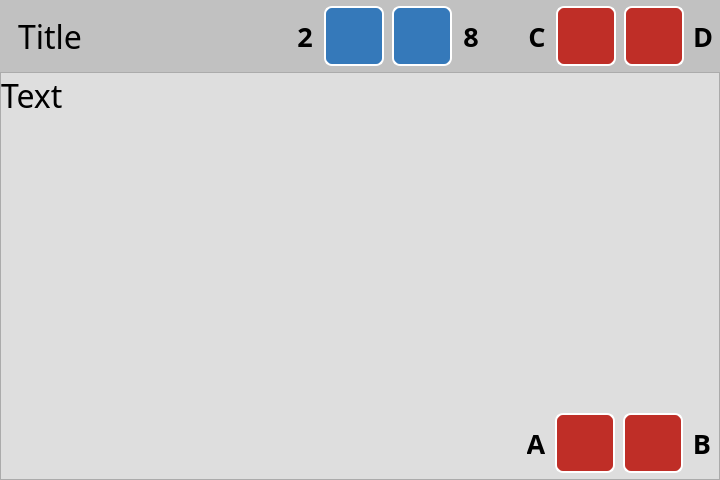
<?xml version="1.0" encoding="UTF-8"?>
<ui version="4.0">
 <class>Form</class>
 <widget class="QWidget" name="Form">
  <property name="geometry">
   <rect>
    <x>0</x>
    <y>0</y>
    <width>720</width>
    <height>480</height>
   </rect>
  </property>
  <property name="maximumSize">
   <size>
    <width>16777215</width>
    <height>16777215</height>
   </size>
  </property>
  <property name="windowTitle">
   <string>Form</string>
  </property>
  <property name="styleSheet">
   <string notr="true">background-color:#DEDEDE;</string>
  </property>
  <layout class="QHBoxLayout" name="horizontalLayout">
   <property name="spacing">
    <number>0</number>
   </property>
   <property name="leftMargin">
    <number>0</number>
   </property>
   <property name="topMargin">
    <number>0</number>
   </property>
   <property name="rightMargin">
    <number>0</number>
   </property>
   <property name="bottomMargin">
    <number>0</number>
   </property>
   <item>
    <widget class="QFrame" name="frame">
     <property name="sizePolicy">
      <sizepolicy hsizetype="Preferred" vsizetype="Preferred">
       <horstretch>1</horstretch>
       <verstretch>0</verstretch>
      </sizepolicy>
     </property>
     <property name="styleSheet">
      <string notr="true">QListView::item {margin: 4px; padding:5px; padding-left: 10px; background-color: white; border-radius: 6px }

QListView::item:selected {border-radius: 6px; color:black; background-color: #3579BA; margin: 4px; padding:5px; padding-left: 10px;  }

QListView{ background-color: transparent; outline: 0; }</string>
     </property>
     <property name="frameShape">
      <enum>QFrame::NoFrame</enum>
     </property>
     <property name="frameShadow">
      <enum>QFrame::Raised</enum>
     </property>
     <layout class="QVBoxLayout" name="verticalLayout_2">
      <property name="spacing">
       <number>0</number>
      </property>
      <property name="leftMargin">
       <number>0</number>
      </property>
      <property name="topMargin">
       <number>0</number>
      </property>
      <property name="rightMargin">
       <number>0</number>
      </property>
      <property name="bottomMargin">
       <number>0</number>
      </property>
      <item>
       <widget class="QFrame" name="top_bar">
        <property name="minimumSize">
         <size>
          <width>0</width>
          <height>72</height>
         </size>
        </property>
        <property name="maximumSize">
         <size>
          <width>16777215</width>
          <height>72</height>
         </size>
        </property>
        <property name="styleSheet">
         <string notr="true">background-color: #C1C1c1</string>
        </property>
        <property name="frameShape">
         <enum>QFrame::NoFrame</enum>
        </property>
        <property name="frameShadow">
         <enum>QFrame::Plain</enum>
        </property>
        <property name="lineWidth">
         <number>0</number>
        </property>
        <layout class="QHBoxLayout" name="horizontalLayout_15">
         <property name="spacing">
          <number>8</number>
         </property>
         <property name="leftMargin">
          <number>8</number>
         </property>
         <property name="topMargin">
          <number>0</number>
         </property>
         <property name="rightMargin">
          <number>8</number>
         </property>
         <property name="bottomMargin">
          <number>0</number>
         </property>
         <item>
          <widget class="QLabel" name="label_title">
           <property name="font">
            <font>
             <family>Ubuntu Condensed</family>
             <pointsize>24</pointsize>
             <weight>50</weight>
             <italic>false</italic>
             <bold>false</bold>
            </font>
           </property>
           <property name="text">
            <string>Title</string>
           </property>
           <property name="indent">
            <number>10</number>
           </property>
          </widget>
         </item>
         <item>
          <spacer name="horizontalSpacer_23">
           <property name="orientation">
            <enum>Qt::Horizontal</enum>
           </property>
           <property name="sizeHint" stdset="0">
            <size>
             <width>40</width>
             <height>20</height>
            </size>
           </property>
          </spacer>
         </item>
         <item>
          <widget class="QFrame" name="frame_btn_2_out">
           <property name="minimumSize">
            <size>
             <width>98</width>
             <height>0</height>
            </size>
           </property>
           <property name="maximumSize">
            <size>
             <width>98</width>
             <height>16777215</height>
            </size>
           </property>
           <property name="frameShape">
            <enum>QFrame::NoFrame</enum>
           </property>
           <property name="frameShadow">
            <enum>QFrame::Raised</enum>
           </property>
           <layout class="QHBoxLayout" name="horizontalLayout_2">
            <property name="spacing">
             <number>10</number>
            </property>
            <property name="leftMargin">
             <number>0</number>
            </property>
            <property name="topMargin">
             <number>0</number>
            </property>
            <property name="rightMargin">
             <number>0</number>
            </property>
            <property name="bottomMargin">
             <number>0</number>
            </property>
            <item>
             <spacer name="horizontalSpacer">
              <property name="orientation">
               <enum>Qt::Horizontal</enum>
              </property>
              <property name="sizeHint" stdset="0">
               <size>
                <width>40</width>
                <height>20</height>
               </size>
              </property>
             </spacer>
            </item>
            <item>
             <widget class="QLabel" name="label_btn_2">
              <property name="minimumSize">
               <size>
                <width>18</width>
                <height>0</height>
               </size>
              </property>
              <property name="maximumSize">
               <size>
                <width>18</width>
                <height>16777215</height>
               </size>
              </property>
              <property name="font">
               <font>
                <family>Ubuntu Condensed</family>
                <pointsize>20</pointsize>
                <weight>75</weight>
                <bold>true</bold>
               </font>
              </property>
              <property name="styleSheet">
               <string notr="true">border: None;</string>
              </property>
              <property name="text">
               <string>2</string>
              </property>
              <property name="alignment">
               <set>Qt::AlignCenter</set>
              </property>
             </widget>
            </item>
            <item>
             <widget class="QFrame" name="frame_btn_2">
              <property name="minimumSize">
               <size>
                <width>60</width>
                <height>60</height>
               </size>
              </property>
              <property name="maximumSize">
               <size>
                <width>60</width>
                <height>60</height>
               </size>
              </property>
              <property name="styleSheet">
               <string notr="true">background-color: #3579BA;
color: white;
border: 2px solid white;
border-radius: 8px;</string>
              </property>
              <property name="frameShape">
               <enum>QFrame::StyledPanel</enum>
              </property>
              <property name="frameShadow">
               <enum>QFrame::Raised</enum>
              </property>
              <layout class="QGridLayout" name="gridLayout_5">
               <item row="1" column="1">
                <widget class="QLabel" name="icon_btn_2">
                 <property name="font">
                  <font>
                   <pointsize>24</pointsize>
                  </font>
                 </property>
                 <property name="styleSheet">
                  <string notr="true">border: None;</string>
                 </property>
                 <property name="text">
                  <string/>
                 </property>
                 <property name="pixmap">
                  <pixmap>../img/32/white/triangle-up.svg</pixmap>
                 </property>
                 <property name="alignment">
                  <set>Qt::AlignCenter</set>
                 </property>
                </widget>
               </item>
              </layout>
             </widget>
            </item>
           </layout>
          </widget>
         </item>
         <item>
          <widget class="QFrame" name="frame_btn_8_out">
           <property name="minimumSize">
            <size>
             <width>98</width>
             <height>0</height>
            </size>
           </property>
           <property name="maximumSize">
            <size>
             <width>98</width>
             <height>16777215</height>
            </size>
           </property>
           <property name="frameShape">
            <enum>QFrame::NoFrame</enum>
           </property>
           <property name="frameShadow">
            <enum>QFrame::Raised</enum>
           </property>
           <layout class="QHBoxLayout" name="horizontalLayout_3">
            <property name="spacing">
             <number>10</number>
            </property>
            <property name="leftMargin">
             <number>0</number>
            </property>
            <property name="topMargin">
             <number>0</number>
            </property>
            <property name="rightMargin">
             <number>0</number>
            </property>
            <property name="bottomMargin">
             <number>0</number>
            </property>
            <item>
             <widget class="QFrame" name="frame_btn_8">
              <property name="minimumSize">
               <size>
                <width>60</width>
                <height>60</height>
               </size>
              </property>
              <property name="maximumSize">
               <size>
                <width>60</width>
                <height>60</height>
               </size>
              </property>
              <property name="styleSheet">
               <string notr="true">background-color: #3579BA;
color: white;
border: 2px solid white;
border-radius: 8px;</string>
              </property>
              <property name="frameShape">
               <enum>QFrame::StyledPanel</enum>
              </property>
              <property name="frameShadow">
               <enum>QFrame::Raised</enum>
              </property>
              <layout class="QGridLayout" name="gridLayout_6">
               <item row="1" column="1">
                <widget class="QLabel" name="icon_btn_8">
                 <property name="font">
                  <font>
                   <pointsize>24</pointsize>
                  </font>
                 </property>
                 <property name="styleSheet">
                  <string notr="true">border: None;</string>
                 </property>
                 <property name="text">
                  <string/>
                 </property>
                 <property name="pixmap">
                  <pixmap>../img/32/white/triangle-down.svg</pixmap>
                 </property>
                 <property name="alignment">
                  <set>Qt::AlignCenter</set>
                 </property>
                </widget>
               </item>
              </layout>
             </widget>
            </item>
            <item>
             <widget class="QLabel" name="label_btn_8">
              <property name="minimumSize">
               <size>
                <width>18</width>
                <height>0</height>
               </size>
              </property>
              <property name="maximumSize">
               <size>
                <width>18</width>
                <height>16777215</height>
               </size>
              </property>
              <property name="font">
               <font>
                <family>Ubuntu Condensed</family>
                <pointsize>20</pointsize>
                <weight>75</weight>
                <bold>true</bold>
               </font>
              </property>
              <property name="styleSheet">
               <string notr="true">border: None;</string>
              </property>
              <property name="text">
               <string>8</string>
              </property>
              <property name="alignment">
               <set>Qt::AlignCenter</set>
              </property>
             </widget>
            </item>
            <item>
             <spacer name="horizontalSpacer_2">
              <property name="orientation">
               <enum>Qt::Horizontal</enum>
              </property>
              <property name="sizeHint" stdset="0">
               <size>
                <width>40</width>
                <height>20</height>
               </size>
              </property>
             </spacer>
            </item>
           </layout>
          </widget>
         </item>
         <item>
          <spacer name="horizontalSpacer_20">
           <property name="orientation">
            <enum>Qt::Horizontal</enum>
           </property>
           <property name="sizeType">
            <enum>QSizePolicy::Fixed</enum>
           </property>
           <property name="sizeHint" stdset="0">
            <size>
             <width>20</width>
             <height>20</height>
            </size>
           </property>
          </spacer>
         </item>
         <item>
          <widget class="QFrame" name="frame_btn_c_out">
           <property name="minimumSize">
            <size>
             <width>98</width>
             <height>0</height>
            </size>
           </property>
           <property name="maximumSize">
            <size>
             <width>98</width>
             <height>16777215</height>
            </size>
           </property>
           <property name="frameShape">
            <enum>QFrame::NoFrame</enum>
           </property>
           <property name="frameShadow">
            <enum>QFrame::Raised</enum>
           </property>
           <layout class="QHBoxLayout" name="horizontalLayout_16">
            <property name="spacing">
             <number>10</number>
            </property>
            <property name="leftMargin">
             <number>0</number>
            </property>
            <property name="topMargin">
             <number>0</number>
            </property>
            <property name="rightMargin">
             <number>0</number>
            </property>
            <property name="bottomMargin">
             <number>0</number>
            </property>
            <item>
             <spacer name="horizontalSpacer_3">
              <property name="orientation">
               <enum>Qt::Horizontal</enum>
              </property>
              <property name="sizeHint" stdset="0">
               <size>
                <width>40</width>
                <height>20</height>
               </size>
              </property>
             </spacer>
            </item>
            <item>
             <widget class="QLabel" name="label_btn_c">
              <property name="minimumSize">
               <size>
                <width>18</width>
                <height>0</height>
               </size>
              </property>
              <property name="maximumSize">
               <size>
                <width>18</width>
                <height>16777215</height>
               </size>
              </property>
              <property name="font">
               <font>
                <family>Ubuntu Condensed</family>
                <pointsize>20</pointsize>
                <weight>75</weight>
                <bold>true</bold>
               </font>
              </property>
              <property name="styleSheet">
               <string notr="true">border: None;</string>
              </property>
              <property name="text">
               <string>C</string>
              </property>
              <property name="alignment">
               <set>Qt::AlignCenter</set>
              </property>
             </widget>
            </item>
            <item>
             <widget class="QFrame" name="frame_btn_c">
              <property name="minimumSize">
               <size>
                <width>60</width>
                <height>60</height>
               </size>
              </property>
              <property name="maximumSize">
               <size>
                <width>60</width>
                <height>60</height>
               </size>
              </property>
              <property name="styleSheet">
               <string notr="true">background-color: #BF2E27;
color: white;
border: 2px solid white;
border-radius: 8px;</string>
              </property>
              <property name="frameShape">
               <enum>QFrame::StyledPanel</enum>
              </property>
              <property name="frameShadow">
               <enum>QFrame::Raised</enum>
              </property>
              <layout class="QGridLayout" name="gridLayout_14">
               <item row="1" column="1">
                <widget class="QLabel" name="icon_btn_c">
                 <property name="font">
                  <font>
                   <pointsize>24</pointsize>
                  </font>
                 </property>
                 <property name="styleSheet">
                  <string notr="true">border: None;</string>
                 </property>
                 <property name="text">
                  <string/>
                 </property>
                 <property name="pixmap">
                  <pixmap>../img/32/white/close-fill.svg</pixmap>
                 </property>
                 <property name="alignment">
                  <set>Qt::AlignCenter</set>
                 </property>
                </widget>
               </item>
              </layout>
             </widget>
            </item>
           </layout>
          </widget>
         </item>
         <item>
          <widget class="QFrame" name="frame_btn_d_out">
           <property name="minimumSize">
            <size>
             <width>0</width>
             <height>0</height>
            </size>
           </property>
           <property name="maximumSize">
            <size>
             <width>98</width>
             <height>16777215</height>
            </size>
           </property>
           <property name="frameShape">
            <enum>QFrame::NoFrame</enum>
           </property>
           <property name="frameShadow">
            <enum>QFrame::Raised</enum>
           </property>
           <layout class="QHBoxLayout" name="horizontalLayout_12">
            <property name="spacing">
             <number>10</number>
            </property>
            <property name="leftMargin">
             <number>0</number>
            </property>
            <property name="topMargin">
             <number>0</number>
            </property>
            <property name="rightMargin">
             <number>0</number>
            </property>
            <property name="bottomMargin">
             <number>0</number>
            </property>
            <item>
             <widget class="QFrame" name="frame_btn_d">
              <property name="minimumSize">
               <size>
                <width>60</width>
                <height>60</height>
               </size>
              </property>
              <property name="maximumSize">
               <size>
                <width>60</width>
                <height>60</height>
               </size>
              </property>
              <property name="styleSheet">
               <string notr="true">background-color: #BF2E27;
color: white;
border: 2px solid white;
border-radius: 8px;</string>
              </property>
              <property name="frameShape">
               <enum>QFrame::StyledPanel</enum>
              </property>
              <property name="frameShadow">
               <enum>QFrame::Raised</enum>
              </property>
              <layout class="QGridLayout" name="gridLayout_15">
               <item row="1" column="1">
                <widget class="QLabel" name="icon_btn_d">
                 <property name="font">
                  <font>
                   <pointsize>24</pointsize>
                  </font>
                 </property>
                 <property name="styleSheet">
                  <string notr="true">border: None;</string>
                 </property>
                 <property name="text">
                  <string/>
                 </property>
                 <property name="pixmap">
                  <pixmap>../img/32/white/check-line.svg</pixmap>
                 </property>
                 <property name="alignment">
                  <set>Qt::AlignCenter</set>
                 </property>
                </widget>
               </item>
              </layout>
             </widget>
            </item>
            <item>
             <widget class="QLabel" name="label_btn_d">
              <property name="minimumSize">
               <size>
                <width>18</width>
                <height>0</height>
               </size>
              </property>
              <property name="maximumSize">
               <size>
                <width>18</width>
                <height>16777215</height>
               </size>
              </property>
              <property name="font">
               <font>
                <family>Ubuntu Condensed</family>
                <pointsize>20</pointsize>
                <weight>75</weight>
                <bold>true</bold>
               </font>
              </property>
              <property name="styleSheet">
               <string notr="true">border: None;</string>
              </property>
              <property name="text">
               <string>D</string>
              </property>
              <property name="alignment">
               <set>Qt::AlignCenter</set>
              </property>
             </widget>
            </item>
           </layout>
          </widget>
         </item>
        </layout>
       </widget>
      </item>
      <item>
       <widget class="QFrame" name="frame_text">
        <property name="sizePolicy">
         <sizepolicy hsizetype="Preferred" vsizetype="Preferred">
          <horstretch>0</horstretch>
          <verstretch>1</verstretch>
         </sizepolicy>
        </property>
        <property name="frameShape">
         <enum>QFrame::StyledPanel</enum>
        </property>
        <property name="frameShadow">
         <enum>QFrame::Raised</enum>
        </property>
        <layout class="QVBoxLayout" name="verticalLayout_3">
         <property name="spacing">
          <number>0</number>
         </property>
         <property name="leftMargin">
          <number>0</number>
         </property>
         <property name="topMargin">
          <number>0</number>
         </property>
         <property name="rightMargin">
          <number>0</number>
         </property>
         <property name="bottomMargin">
          <number>0</number>
         </property>
         <item>
          <widget class="QLabel" name="label_text">
           <property name="minimumSize">
            <size>
             <width>0</width>
             <height>0</height>
            </size>
           </property>
           <property name="maximumSize">
            <size>
             <width>16777215</width>
             <height>16777215</height>
            </size>
           </property>
           <property name="font">
            <font>
             <family>Ubuntu Condensed</family>
             <pointsize>24</pointsize>
             <weight>50</weight>
             <italic>false</italic>
             <bold>false</bold>
            </font>
           </property>
           <property name="frameShape">
            <enum>QFrame::NoFrame</enum>
           </property>
           <property name="lineWidth">
            <number>0</number>
           </property>
           <property name="text">
            <string>Text</string>
           </property>
           <property name="scaledContents">
            <bool>true</bool>
           </property>
           <property name="alignment">
            <set>Qt::AlignLeading|Qt::AlignLeft|Qt::AlignTop</set>
           </property>
           <property name="margin">
            <number>40</number>
           </property>
           <property name="indent">
            <number>0</number>
           </property>
          </widget>
         </item>
         <item>
          <widget class="QFrame" name="bottom_bar">
           <property name="minimumSize">
            <size>
             <width>0</width>
             <height>72</height>
            </size>
           </property>
           <property name="maximumSize">
            <size>
             <width>16777215</width>
             <height>72</height>
            </size>
           </property>
           <property name="styleSheet">
            <string notr="true"/>
           </property>
           <property name="frameShape">
            <enum>QFrame::NoFrame</enum>
           </property>
           <property name="frameShadow">
            <enum>QFrame::Plain</enum>
           </property>
           <property name="lineWidth">
            <number>0</number>
           </property>
           <layout class="QHBoxLayout" name="horizontalLayout_20">
            <property name="spacing">
             <number>8</number>
            </property>
            <property name="leftMargin">
             <number>8</number>
            </property>
            <property name="topMargin">
             <number>0</number>
            </property>
            <property name="rightMargin">
             <number>8</number>
            </property>
            <property name="bottomMargin">
             <number>0</number>
            </property>
            <item>
             <widget class="QFrame" name="spacer_c">
              <property name="minimumSize">
               <size>
                <width>98</width>
                <height>0</height>
               </size>
              </property>
              <property name="maximumSize">
               <size>
                <width>86</width>
                <height>16777215</height>
               </size>
              </property>
              <property name="frameShape">
               <enum>QFrame::NoFrame</enum>
              </property>
              <property name="frameShadow">
               <enum>QFrame::Raised</enum>
              </property>
             </widget>
            </item>
            <item>
             <widget class="QFrame" name="spacer_d">
              <property name="minimumSize">
               <size>
                <width>98</width>
                <height>0</height>
               </size>
              </property>
              <property name="maximumSize">
               <size>
                <width>86</width>
                <height>16777215</height>
               </size>
              </property>
              <property name="frameShape">
               <enum>QFrame::NoFrame</enum>
              </property>
              <property name="frameShadow">
               <enum>QFrame::Raised</enum>
              </property>
             </widget>
            </item>
            <item>
             <spacer name="horizontalSpacer_27">
              <property name="orientation">
               <enum>Qt::Horizontal</enum>
              </property>
              <property name="sizeHint" stdset="0">
               <size>
                <width>40</width>
                <height>20</height>
               </size>
              </property>
             </spacer>
            </item>
            <item>
             <widget class="QFrame" name="frame_btn_a_out">
              <property name="minimumSize">
               <size>
                <width>98</width>
                <height>0</height>
               </size>
              </property>
              <property name="maximumSize">
               <size>
                <width>98</width>
                <height>16777215</height>
               </size>
              </property>
              <property name="frameShape">
               <enum>QFrame::NoFrame</enum>
              </property>
              <property name="frameShadow">
               <enum>QFrame::Raised</enum>
              </property>
              <layout class="QHBoxLayout" name="horizontalLayout_22">
               <property name="spacing">
                <number>10</number>
               </property>
               <property name="leftMargin">
                <number>0</number>
               </property>
               <property name="topMargin">
                <number>0</number>
               </property>
               <property name="rightMargin">
                <number>0</number>
               </property>
               <property name="bottomMargin">
                <number>0</number>
               </property>
               <item>
                <spacer name="horizontalSpacer_5">
                 <property name="orientation">
                  <enum>Qt::Horizontal</enum>
                 </property>
                 <property name="sizeHint" stdset="0">
                  <size>
                   <width>40</width>
                   <height>20</height>
                  </size>
                 </property>
                </spacer>
               </item>
               <item>
                <widget class="QLabel" name="label_btn_a">
                 <property name="minimumSize">
                  <size>
                   <width>18</width>
                   <height>0</height>
                  </size>
                 </property>
                 <property name="maximumSize">
                  <size>
                   <width>18</width>
                   <height>16777215</height>
                  </size>
                 </property>
                 <property name="font">
                  <font>
                   <family>Ubuntu Condensed</family>
                   <pointsize>20</pointsize>
                   <weight>75</weight>
                   <bold>true</bold>
                  </font>
                 </property>
                 <property name="styleSheet">
                  <string notr="true">border: None;</string>
                 </property>
                 <property name="text">
                  <string>A</string>
                 </property>
                 <property name="alignment">
                  <set>Qt::AlignCenter</set>
                 </property>
                </widget>
               </item>
               <item>
                <widget class="QFrame" name="frame_btn_a">
                 <property name="minimumSize">
                  <size>
                   <width>60</width>
                   <height>60</height>
                  </size>
                 </property>
                 <property name="maximumSize">
                  <size>
                   <width>60</width>
                   <height>60</height>
                  </size>
                 </property>
                 <property name="styleSheet">
                  <string notr="true">background-color: #BF2E27;
color: white;
border: 2px solid white;
border-radius: 8px;</string>
                 </property>
                 <property name="frameShape">
                  <enum>QFrame::StyledPanel</enum>
                 </property>
                 <property name="frameShadow">
                  <enum>QFrame::Raised</enum>
                 </property>
                 <layout class="QGridLayout" name="gridLayout_19">
                  <item row="0" column="0">
                   <widget class="QLabel" name="icon_btn_a">
                    <property name="font">
                     <font>
                      <pointsize>24</pointsize>
                     </font>
                    </property>
                    <property name="styleSheet">
                     <string notr="true">border: None;</string>
                    </property>
                    <property name="text">
                     <string/>
                    </property>
                    <property name="pixmap">
                     <pixmap>../img/32/white/delete-bin-fill.svg</pixmap>
                    </property>
                    <property name="alignment">
                     <set>Qt::AlignCenter</set>
                    </property>
                   </widget>
                  </item>
                 </layout>
                </widget>
               </item>
              </layout>
             </widget>
            </item>
            <item>
             <widget class="QFrame" name="frame_btn_b_out">
              <property name="minimumSize">
               <size>
                <width>0</width>
                <height>0</height>
               </size>
              </property>
              <property name="maximumSize">
               <size>
                <width>98</width>
                <height>16777215</height>
               </size>
              </property>
              <property name="frameShape">
               <enum>QFrame::NoFrame</enum>
              </property>
              <property name="frameShadow">
               <enum>QFrame::Raised</enum>
              </property>
              <layout class="QHBoxLayout" name="horizontalLayout_21">
               <property name="spacing">
                <number>10</number>
               </property>
               <property name="leftMargin">
                <number>0</number>
               </property>
               <property name="topMargin">
                <number>0</number>
               </property>
               <property name="rightMargin">
                <number>0</number>
               </property>
               <property name="bottomMargin">
                <number>0</number>
               </property>
               <item>
                <widget class="QFrame" name="frame_btn_b">
                 <property name="minimumSize">
                  <size>
                   <width>60</width>
                   <height>60</height>
                  </size>
                 </property>
                 <property name="maximumSize">
                  <size>
                   <width>60</width>
                   <height>60</height>
                  </size>
                 </property>
                 <property name="styleSheet">
                  <string notr="true">background-color: #BF2E27;
color: white;
border: 2px solid white;
border-radius: 8px;</string>
                 </property>
                 <property name="frameShape">
                  <enum>QFrame::StyledPanel</enum>
                 </property>
                 <property name="frameShadow">
                  <enum>QFrame::Raised</enum>
                 </property>
                 <layout class="QGridLayout" name="gridLayout_18">
                  <item row="1" column="1">
                   <widget class="QLabel" name="icon_btn_b">
                    <property name="font">
                     <font>
                      <pointsize>24</pointsize>
                     </font>
                    </property>
                    <property name="styleSheet">
                     <string notr="true">border: None;</string>
                    </property>
                    <property name="text">
                     <string/>
                    </property>
                    <property name="pixmap">
                     <pixmap>../img/32/white/edit-fill.svg</pixmap>
                    </property>
                    <property name="alignment">
                     <set>Qt::AlignCenter</set>
                    </property>
                   </widget>
                  </item>
                 </layout>
                </widget>
               </item>
               <item>
                <widget class="QLabel" name="label_btn_b">
                 <property name="minimumSize">
                  <size>
                   <width>18</width>
                   <height>0</height>
                  </size>
                 </property>
                 <property name="maximumSize">
                  <size>
                   <width>18</width>
                   <height>16777215</height>
                  </size>
                 </property>
                 <property name="font">
                  <font>
                   <family>Ubuntu Condensed</family>
                   <pointsize>20</pointsize>
                   <weight>75</weight>
                   <bold>true</bold>
                  </font>
                 </property>
                 <property name="styleSheet">
                  <string notr="true">border: None;</string>
                 </property>
                 <property name="text">
                  <string>B</string>
                 </property>
                 <property name="alignment">
                  <set>Qt::AlignCenter</set>
                 </property>
                </widget>
               </item>
              </layout>
             </widget>
            </item>
           </layout>
          </widget>
         </item>
        </layout>
       </widget>
      </item>
     </layout>
    </widget>
   </item>
  </layout>
 </widget>
 <resources/>
 <connections/>
</ui>
